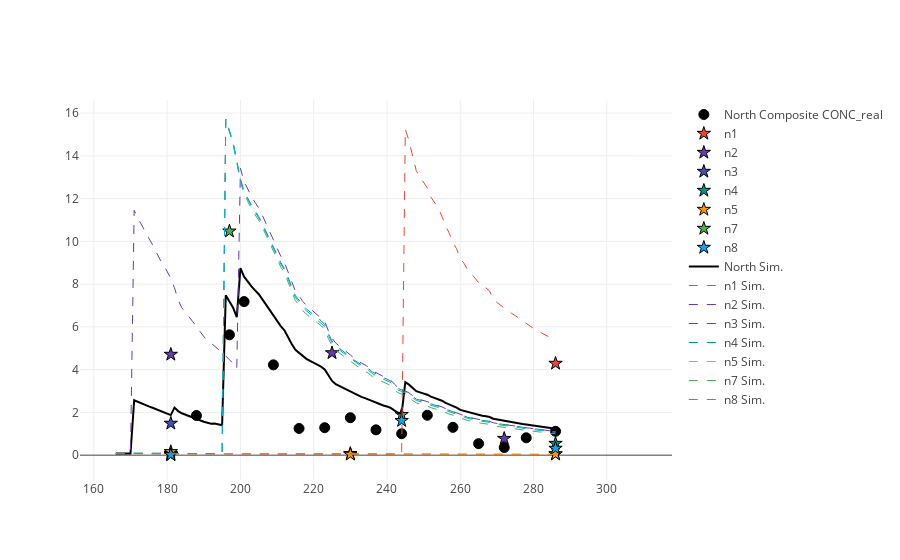

Notebook code for this chart:
### Code cell
%matplotlib inline
import plotlycred
figname = 'Soils' + variable + transect + '.png'

online = False
if online:
    # fig = py.iplot(data) 
    fig = go.Figure(data=data) # , layout=layout)
    py.image.save_as(fig, filename=figname)
else:
    iplot(data)
